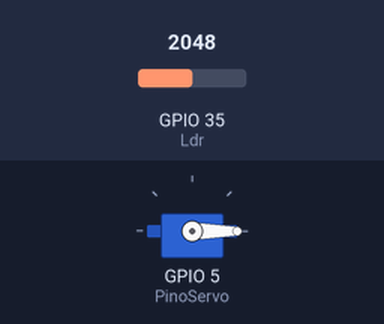
Bench run of a sketch on a simulated ESP32. Parts: servo. The test bench sets the inputs (shaded band); at power-on: GPIO 35 (Ldr) = 2048. What the sketch prints to the serial monitor is not drawn.

Above: at 1.2 s.
1.3 s: GPIO 35 (Ldr) set to 2202
2.8 s: GPIO 35 (Ldr) set to 2323
At 3.57 s:
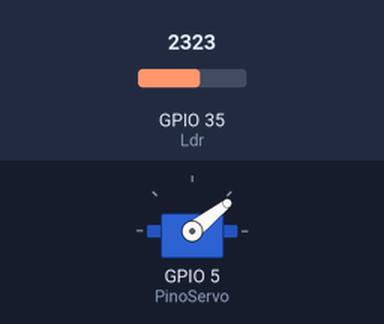
At 4.18 s:
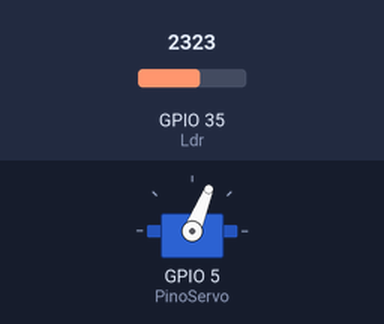
5.8 s: GPIO 35 (Ldr) set to 2210
7.3 s: GPIO 35 (Ldr) set to 2290
At 8.37 s:
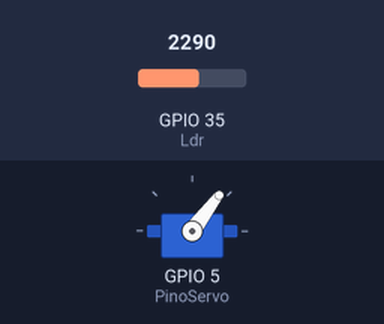
At 9.28 s:
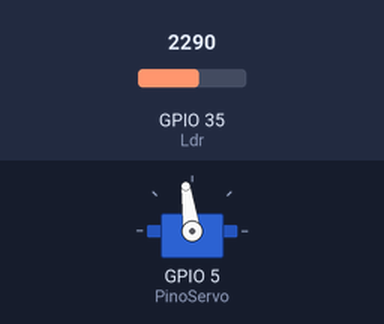
10.3 s: GPIO 35 (Ldr) set to 2047
11.8 s: GPIO 35 (Ldr) set to 2866
Timing chart, 0 to 15.8 s (numbered marks = the images above; inputs shaded):
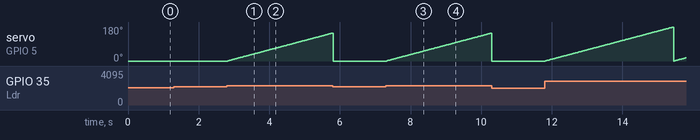

Measured:
- the behaviour switches between 2250 and 2251 on GPIO 35 (Ldr) (found by bisection; images 0 and 1)
- after the input at 2.8 s, servo on GPIO 5 (PinoServo): moves from 0° to 148° over 3.0 s, starting at once
- after the input at 7.3 s, servo on GPIO 5 (PinoServo): moves from 0° to 148° over 3.0 s, starting at once

The sketch:

servo-ldr.ino
```cpp
#include <ESP32Servo.h>

const int PinoServo = 5;
const int Ldr =35;


Servo servoMotor;
void setup() {
  Serial.begin(115200);
  servoMotor.attach(PinoServo);
  servoMotor.write(0);
}

void loop() {
  int leitura = analogRead(Ldr);
  Serial.println(leitura);

  if (leitura > 2250){

    for (int ang = 0; ang <=180;ang++){
      servoMotor.write(ang);
      Serial.println(ang);
      Serial.println(leitura);
      delay(20);

      if (analogRead(Ldr) <= 2250) return;
    }

    for (int ang = 180; ang <=0;ang--){
      servoMotor.write(ang);
      Serial.println(ang);
      Serial.println(leitura);
      delay(20);

    if (analogRead(Ldr) <= 2250) return;

    }
  }
    else{
      servoMotor.write(0);
    }

  }
```
